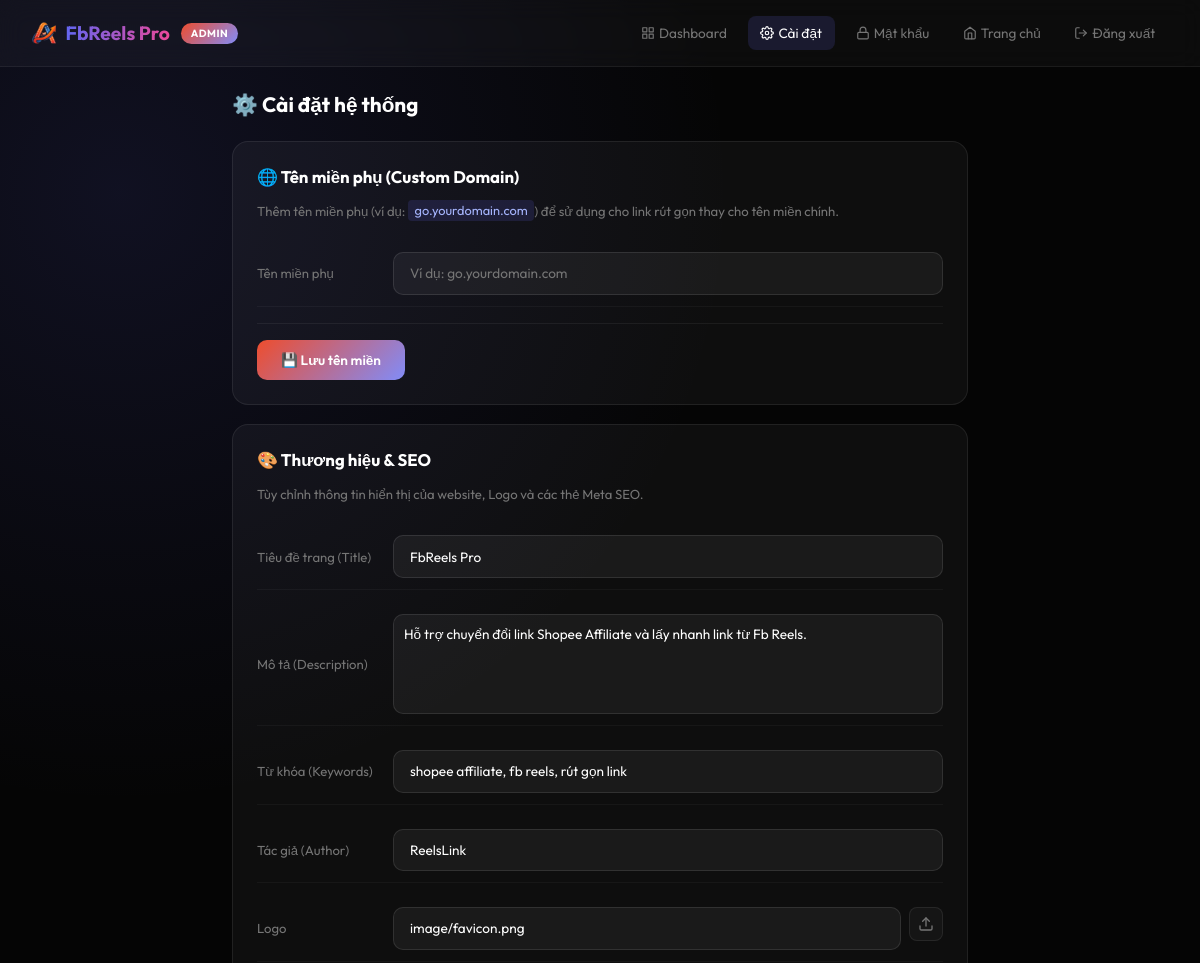
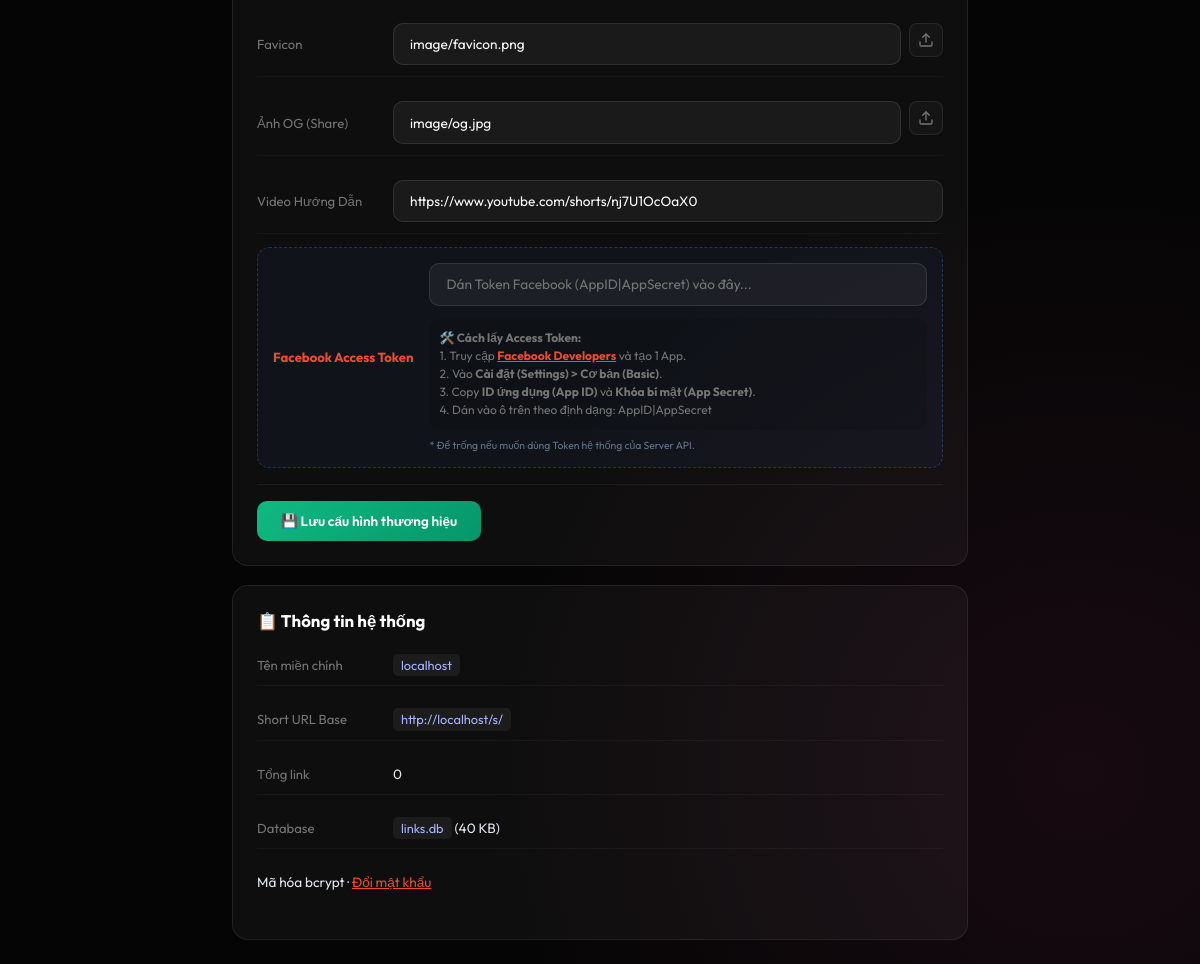
The page /admin.php?tab=settings (signed in) on the database its author committed (2 pictures, top to bottom).
### tables this page shows
CREATE TABLE settings (
        key TEXT PRIMARY KEY,
        value TEXT DEFAULT ''
    );

### admin.php (the view, shortened to what this page needs)
<?php
try {
    $db = new PDO("sqlite:" . DB_FILE);
    $db->setAttribute(PDO::ATTR_ERRMODE, PDO::ERRMODE_EXCEPTION);
    $db->exec("CREATE TABLE IF NOT EXISTS settings (key TEXT PRIMARY KEY, value TEXT DEFAULT '')");
} catch (PDOException $e) {
    die("Database Error: " . $e->getMessage());
}
function getSetting($db, $key, $default = '') {
    try {
        $s = $db->prepare("SELECT value FROM settings WHERE key = ?"); $s->execute([$key]);
        $r = $s->fetch(PDO::FETCH_ASSOC); return $r ? $r['value'] : $default;
    } catch (Exception $e) { return $default; }
}
$login_error = '';
$is_logged_in = isset($_SESSION['admin_logged_in']) && $_SESSION['admin_logged_in'] === true;
$tab = isset($_GET['tab']) ? $_GET['tab'] : 'dashboard';
$total_links = 0;
$custom_domain = '';
if ($is_logged_in) {
    $custom_domain = getSetting($db, 'custom_domain');
    $site_title = getSetting($db, 'site_title', 'FbReels Pro');
    $site_logo = getSetting($db, 'site_logo', 'image/favicon.png');
    $row = $db->query("SELECT COUNT(*) as total, COALESCE(SUM(clicks),0) as clicks FROM links")->fetch(PDO::FETCH_ASSOC);
    $total_links = $row['total'];
}
$protocol = isset($_SERVER['HTTPS']) && $_SERVER['HTTPS'] === 'on' ? "https" : "http";
$base_url = $protocol . "://" . $_SERVER['HTTP_HOST'] . rtrim(dirname($_SERVER['PHP_SELF']), '/\\');
$display_base = $custom_domain ? $protocol . "://" . $custom_domain : $base_url;
?>
<!DOCTYPE html>
<html lang="vi">
<head>
    <link rel="stylesheet" href="style.css?v=<?php echo time(); ?>">
    <link rel="stylesheet" href="https://cdnjs.cloudflare.com/ajax/libs/font-awesome/6.4.0/css/all.min.css">
</head>
<body class="admin-body">
<?php if (!$is_logged_in): ?>
<div class="admin-login-wrapper">
    <div class="admin-login-card">
        <div class="admin-login-icon">🔐</div>
        <div class="admin-logo" style="text-align: center; margin-bottom: 1rem;">
            <img src="<?php echo htmlspecialchars($site_logo); ?>" alt="Logo" style="height: 40px; display: block; margin: 0 auto 10px;">
            <span style="font-weight: 700; font-size: 1.2rem;"><?php echo htmlspecialchars($site_title); ?> <span style="font-weight: 300;">Admin</span></span>
        </div>
        <p class="admin-login-subtitle">Admin Control Panel</p>
        <?php if ($login_error): ?>
            <div class="admin-alert admin-alert-error"><?php echo htmlspecialchars($login_error); ?></div>
        <?php endif; ?>
        <form method="POST" autocomplete="off">
            <div class="admin-input-group">
                <input type="password" name="admin_password" id="admin-password" placeholder="Nhập mật khẩu quản trị..." autofocus required>
                <div class="admin-input-icon">🔑</div>
            </div>
            <button type="submit" class="admin-login-btn">Đăng nhập</button>
        </form>
        <a href="index.php" class="admin-back-link">← Quay lại trang chính</a>
    </div>
</div>
<?php else: ?>
<div class="admin-dashboard">
    <nav class="admin-topbar">
        <div class="admin-topbar-left">
            <a href="index.php" class="admin-logo-link">
                <img src="<?php echo htmlspecialchars($site_logo); ?>" alt="Logo" class="admin-logo-img">
                <span class="admin-logo-text"><?php echo htmlspecialchars($site_title); ?></span>
            </a>
            <span class="admin-badge">Admin</span>
        </div>
        <div class="admin-topbar-right" id="adminSidebar">
            <a href="admin.php" class="admin-nav-link <?php echo $tab==='dashboard'?'active':''; ?>">
                Dashboard
            </a>
            <a href="admin.php?tab=settings" class="admin-nav-link <?php echo $tab==='settings'?'active':''; ?>">
                Cài đặt
            </a>
            <button class="admin-nav-link" onclick="openPasswordModal()">
                Mật khẩu
            </button>
            <a href="index.php" class="admin-nav-link">
                Trang chủ
            </a>
            <a href="admin.php?logout=1" class="admin-nav-link admin-nav-logout">
                Đăng xuất
            </a>
        </div>
    </nav>
<?php if ($tab === 'settings'): ?>
<div class="admin-page-content">
    <div class="admin-page-header">
        <h2>⚙️ Cài đặt hệ thống</h2>
    </div>
    <div class="admin-settings-card">
        <div class="admin-settings-card-header">
            <h3>🌐 Tên miền phụ (Custom Domain)</h3>
        </div>
        <p class="admin-settings-desc">
            Thêm tên miền phụ (ví dụ: <code>go.yourdomain.com</code>) để sử dụng cho link rút gọn thay cho tên miền chính.
        </p>
        <div class="admin-settings-row">
            <div class="admin-settings-label">Tên miền phụ</div>
            <input type="text" id="custom-domain-input" value="<?php echo htmlspecialchars($custom_domain); ?>" placeholder="Ví dụ: go.yourdomain.com" class="admin-settings-input">
        </div>
        <div class="admin-settings-actions">
            <button onclick="saveCustomDomain()" class="admin-settings-save">💾 Lưu tên miền</button>
        </div>
    </div>
    <div class="admin-settings-card" style="margin-top: 1.2rem;">
        <div class="admin-settings-card-header">
            <h3>🎨 Thương hiệu & SEO</h3>
        </div>
        <p class="admin-settings-desc">Tùy chỉnh thông tin hiển thị của website, Logo và các thẻ Meta SEO.</p>
        <div class="admin-settings-row">
            <div class="admin-settings-label">Tiêu đề trang (Title)</div>
            <input type="text" id="site-title" value="<?php echo htmlspecialchars(getSetting($db, 'site_title', 'FbReels Pro')); ?>" placeholder="Ví dụ: FbReels Pro - Công cụ rút gọn link" class="admin-settings-input">
        </div>
        <div class="admin-settings-row">
            <div class="admin-settings-label">Mô tả (Description)</div>
            <textarea id="site-desc" placeholder="Mô tả ngắn về website..." class="admin-settings-input" style="height: 60px; padding: 10px;"><?php echo htmlspecialchars(getSetting($db, 'site_desc', 'Hỗ trợ chuyển đổi link Shopee Affiliate và lấy nhanh link từ Fb Reels.')); ?></textarea>
        </div>
        <div class="admin-settings-row">
            <div class="admin-settings-label">Từ khóa (Keywords)</div>
            <input type="text" id="site-keywords" value="<?php echo htmlspecialchars(getSetting($db, 'site_keywords', 'shopee affiliate, fb reels, rút gọn link')); ?>" placeholder="Cách nhau bởi dấu phẩy..." class="admin-settings-input">
        </div>
        <div class="admin-settings-row">
            <div class="admin-settings-label">Tác giả (Author)</div>
            <input type="text" id="site-author" value="<?php echo htmlspecialchars(getSetting($db, 'site_author', 'ReelsLink')); ?>" placeholder="Tên tác giả hoặc công ty..." class="admin-settings-input">
        </div>
        <div class="admin-settings-row">
            <div class="admin-settings-label">Logo</div>
            <div style="flex: 1; display: flex; gap: 8px;">
                <input type="text" id="site-logo" value="<?php echo htmlspecialchars(getSetting($db, 'site_logo', 'image/favicon.png')); ?>" placeholder="Link ảnh logo..." class="admin-settings-input">
                <button class="admin-action-btn" onclick="triggerUpload('site-logo')" title="Tải ảnh lên server" style="margin:0; height: 100%;"></button>
            </div>
        </div>
        <div class="admin-settings-row">
            <div class="admin-settings-label">Favicon</div>
            <div style="flex: 1; display: flex; gap: 8px;">
                <input type="text" id="site-favicon" value="<?php echo htmlspecialchars(getSetting($db, 'site_favicon', 'image/favicon.png')); ?>" placeholder="Link ảnh favicon..." class="admin-settings-input">
                <button class="admin-action-btn" onclick="triggerUpload('site-favicon')" title="Tải ảnh lên server" style="margin:0; height: 100%;"></button>
            </div>
        </div>
        <div class="admin-settings-row">
            <div class="admin-settings-label">Ảnh OG (Share)</div>
            <div style="flex: 1; display: flex; gap: 8px;">
                <input type="text" id="site-og-image" value="<?php echo htmlspecialchars(getSetting($db, 'site_og_image', 'image/og.jpg')); ?>" placeholder="Link ảnh khi chia sẻ..." class="admin-settings-input">
                <button class="admin-action-btn" onclick="triggerUpload('site-og-image')" title="Tải ảnh lên server" style="margin:0; height: 100%;"></button>
            </div>
        </div>
        <div class="admin-settings-row">
            <div class="admin-settings-label">Video Hướng Dẫn</div>
            <input type="url" id="site-video-url" value="<?php echo htmlspecialchars(getSetting($db, 'site_video_url', 'https://www.youtube.com/shorts/nj7U1OcOaX0')); ?>" placeholder="Link video YouTube..." class="admin-settings-input">
        </div>
        <div class="admin-settings-row" style="background: rgba(59, 130, 246, 0.05); padding: 15px; border-radius: 12px; border: 1px dashed rgba(59, 130, 246, 0.3);">
            <div class="admin-settings-label" style="color: var(--primary); font-weight: 700;">Facebook Access Token</div>
            <div style="flex: 1; display: flex; flex-direction: column; gap: 5px;">
                <input type="text" id="site-fb-token" value="<?php echo htmlspecialchars(getSetting($db, 'site_fb_token', '')); ?>" placeholder="Dán Token Facebook (AppID|AppSecret) vào đây..." class="admin-settings-input">
                <small style="color: var(--text-dim); font-size: 0.75rem; line-height: 1.5; margin-top: 8px; display: block; background: rgba(0,0,0,0.1); padding: 10px; border-radius: 8px;">
                    <strong>🛠️ Cách lấy Access Token:</strong><br>
                    1. Truy cập <a href="https://developers.facebook.com/apps" target="_blank" style="color: var(--primary); font-weight: bold; text-decoration: underline;">Facebook Developers</a> và tạo 1 App.<br>
                    2. Vào <b>Cài đặt (Settings) &gt; Cơ bản (Basic)</b>.<br>
                    3. Copy <b>ID ứng dụng (App ID)</b> và <b>Khóa bí mật (App Secret)</b>.<br>
                    4. Dán vào ô trên theo định dạng: <code>AppID|AppSecret</code>
                </small>
                <small style="color: #64748b; font-size: 0.65rem; margin-top: 5px; display: block;">* Để trống nếu muốn dùng Token hệ thống của Server API.</small>
            </div>
        </div>
        <div class="admin-settings-actions">
            <button onclick="saveBranding()" class="admin-settings-save" style="background: linear-gradient(135deg, #10b981, #059669);">💾 Lưu cấu hình thương hiệu</button>
        </div>
    </div>
    <div class="admin-settings-card" style="margin-top: 1.2rem;">
        <div class="admin-settings-card-header">
            <h3>📋 Thông tin hệ thống</h3>
        </div>
        <div class="admin-settings-row">
            <div class="admin-settings-label">Tên miền chính</div>
            <div class="admin-settings-value"><code><?php echo $_SERVER['HTTP_HOST']; ?></code></div>
        </div>
        <div class="admin-settings-row">
            <div class="admin-settings-label">Short URL Base</div>
            <div class="admin-settings-value"><code><?php echo $display_base; ?>/s/</code></div>
        </div>
        <div class="admin-settings-row">
            <div class="admin-settings-label">Tổng link</div>
            <div class="admin-settings-value"><?php echo number_format($total_links); ?></div>
        </div>
        <div class="admin-settings-row">
            <div class="admin-settings-label">Database</div>
            <div class="admin-settings-value"><code><?php echo DB_FILE; ?></code> (<?php echo round(filesize(DB_FILE)/1024, 1); ?> KB)</div>
        </div>
        <div class="admin-settings-row">
            <div class="admin-settings-value">Mã hóa bcrypt · <a href="#" onclick="openPasswordModal(); return false;" style="color: var(--primary);">Đổi mật khẩu</a></div>
        </div>
    </div>
</div>
<?php endif;  ?>
</div>
<?php endif; ?>
</body>
</html>

### rows shown on the page
settings: value (picture), value "image/favicon.png"
settings: value "FbReels Pro"
settings: value "Hỗ trợ chuyển đổi link Shopee Affiliate và lấy nhanh link từ Fb Reels."
settings: value "shopee affiliate, fb reels, rút gọn link"
settings: value "ReelsLink"
settings: value "image/favicon.png"

### other values the page prints
$_SERVER['HTTP_HOST'] "localhost"
$display_base "http://localhost"
$total_links "0"
DB_FILE "links.db"
filesize(DB_FILE)/1024 "40"
